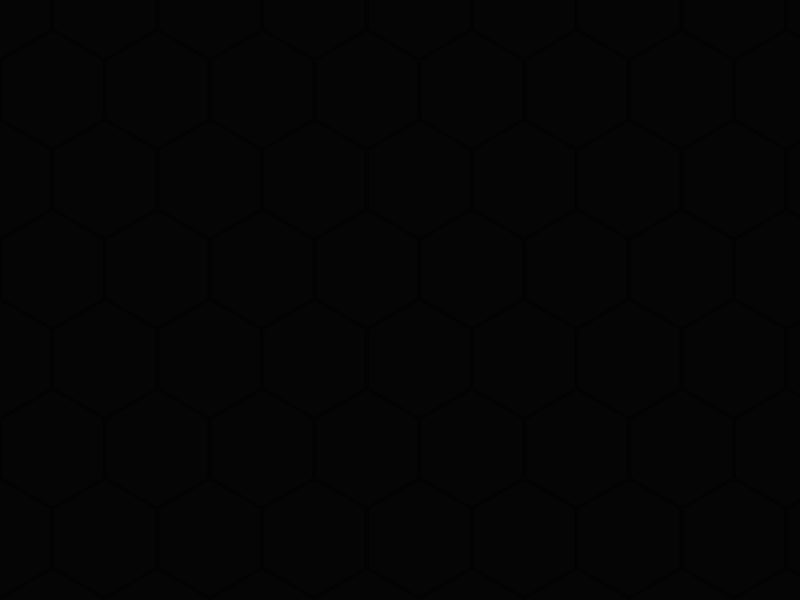
Frame 1 (no input)
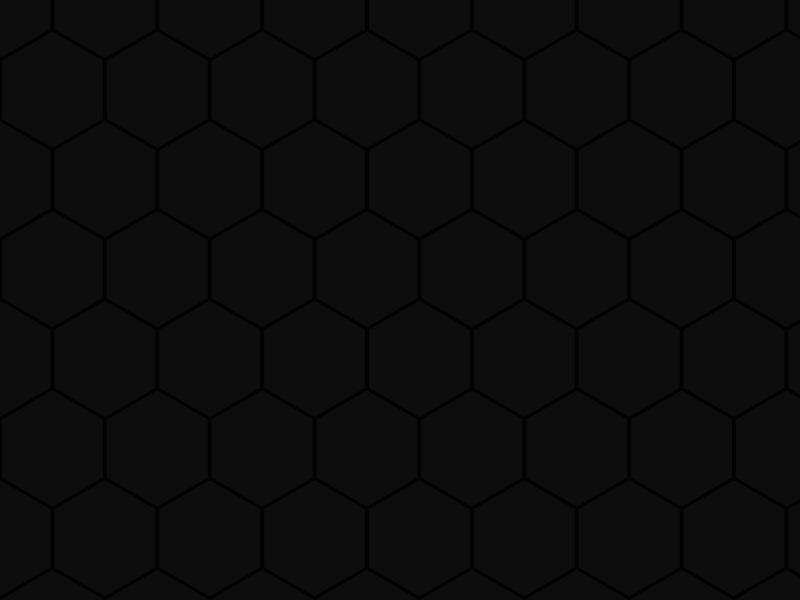
Frame 60 (no input)
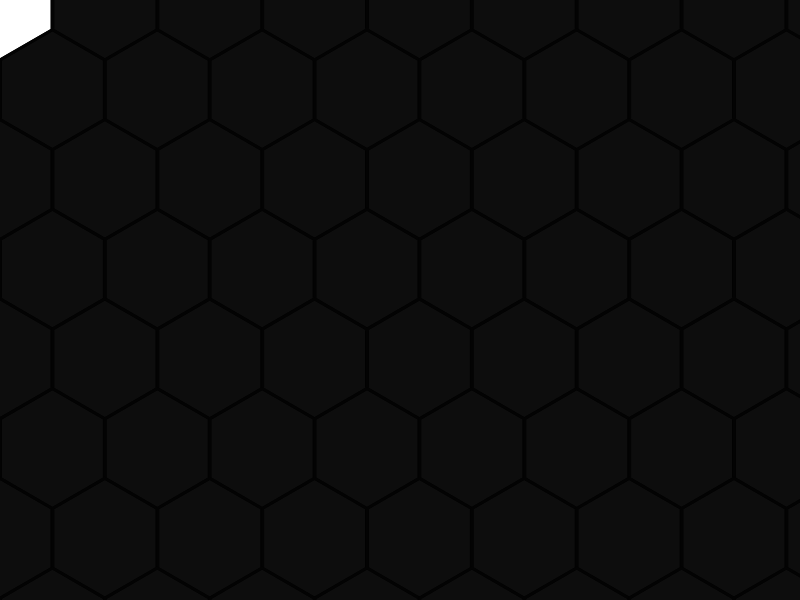
Frame 120 (the mouse pressed at the canvas centre since frame 60)

The p5.js sketch that drew these frames (run headless with seeded random() and noise() and a simulated clock; from frame 60 on, the mouse is pressed at the canvas centre):

// p5.js sketch
// ── sketch.js
let hexagons, lit = 0, nearestHexagon;
const radius = 60;

function setup() {
  createCanvas(screen.width, screen.height);
  hexagons = [];

  let overlap = radius - (radius * sin(degrees(60)));
  
  let move = false;
  for (let i = 0; i < height + radius; i += (2 * radius) - (2 * overlap)) {
    if (move) {
      for (let j = radius - (overlap / 2); j < width + radius; j += (2 * radius) - overlap) {
        hexagons.push(new Hexagon(j, i, radius));
      }
    } else {
      for (let j = 0; j < width + radius; j += (2 * radius) - overlap) {
        hexagons.push(new Hexagon(j, i, radius));
      }
    }
    move = !move;
  }
}

function draw() {
  background(5);
  hexagons.forEach(h => {
    h.render();
    if (nearestHexagon === undefined || h.distanceToMouse < nearestHexagon.distanceToMouse) {
      nearestHexagon = h;
    }
  });
  //line(nearestHexagon.x, nearestHexagon.y, mouseX, mouseY);

  document.title = lit;
}

function mousePressed() {
  if (!nearestHexagon.light) {
    nearestHexagon.light = true;
    lit++;
  } else {
    nearestHexagon.light = false;
    lit--;
  }
}

function keyPressed(e) {
  switch (e.key) {
    case 'c':
      hexagons.forEach(h => {
        h.light = false;
      });
      lit = 0;
      break;
    case 'l':
      hexagons.forEach(h => {
        h.white = !h.white;
      });
      break;
  }
}
// ── hex.js
class Hexagon {
  constructor(x, y, radius) {
    this.x = x;
    this.y = y;
    this.radius = radius;
    this.light = false;
    this.white = true;
  }
  
  render() {
    colorMode(HSB);
    textAlign(CENTER, CENTER);
    if (this.light) {
      if (this.white) {
        fill(0, 0, 100);
      } else {
        fill((millis() / 80) % 360, 100, 50);
      }
    } else {
      noFill();
    }
    stroke(1);
    strokeWeight(3);
    
    beginShape();
    for (let i = 0; i < 2 * PI; i += PI / 3) {
      let nx = sin(i) * this.radius;
      let ny = cos(i) * this.radius;
      vertex(this.x + nx, this.y + ny);
    }
    endShape(CLOSE);
    
    strokeWeight(1);
    //circle(this.x, this.y, this.radius * 2);
    //text(this.name, this.x, this.y);
  }
  
  get distanceToMouse() {
    return dist(mouseX, mouseY, this.x, this.y);
  }
}
